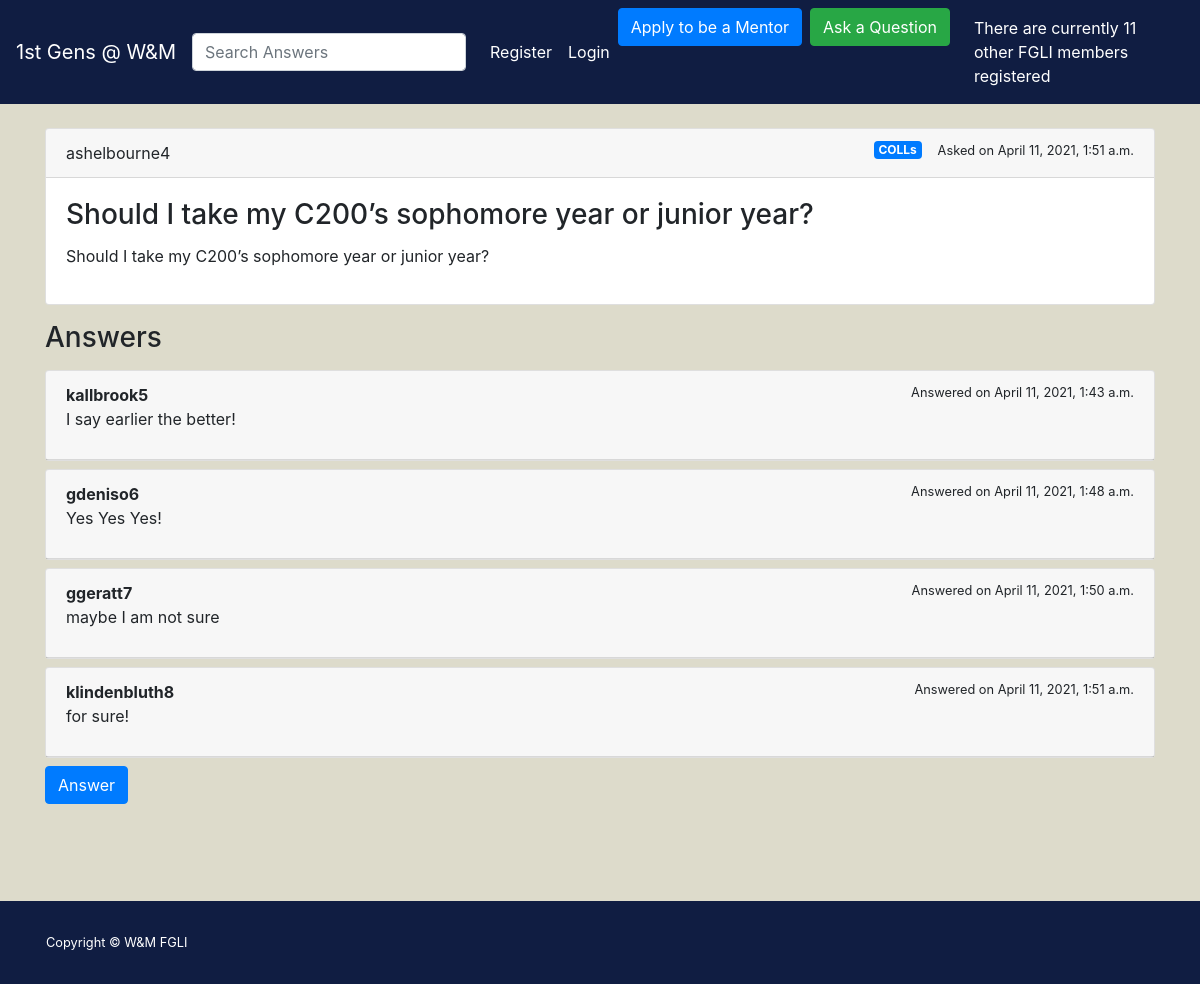
Screenshot of /network/5/ with the database file from the repository.
### network/models.py (models this page shows, shortened)
class Question(models.Model):
    user = models.ForeignKey(User, on_delete=models.CASCADE, related_name='questions', null=True)
    title = models.CharField(max_length=100, null=True)
    category = models.CharField(max_length=50, null=True)
    question = models.CharField(max_length=10000, null=False, default="Sample question")
    datetime = models.DateTimeField(auto_now=True)
    answers_tot = models.IntegerField(default=0)

class Answer(models.Model):
    user = models.ForeignKey(User, on_delete=models.CASCADE, related_name='answers', null=True)
    question = models.ForeignKey(Question, on_delete=models.CASCADE, related_name='answers', null=True)
    answer = models.CharField(max_length=1000)
    datetime = models.DateTimeField(auto_now=True)

### network/views.py (the view)
# urls.py: path('<int:q_id>/', views.specific_question, name="spec_question"),
def specific_question(request, q_id):
	answers = Answer.objects.filter(question = q_id)
	return render(request, 'network/question.html', {'question':Question.objects.get(id=q_id), 'answers': answers})

### network/templatetags/tt.py (called while the page is built)
@register.filter(name='usercount')
def usercount(req):
    ct = User.objects.filter()
    return ct.count()

### network/templates/network/question.html
{% extends "network/basic.html" %}
{% block content %}
	<div class="container">
		<div class="card">
			<div class="card-header">
				<span>{{ question.user }}</span>
				<small class="ml-3 float-right">Asked on {{ question.datetime }}</small>
				<span class="badge badge-primary float-right">{{ question.category }}</span>
			</div>
			<div class="card-body">
				<h3 class="card-title">{{ question.title }}</h3>
				<p>{{ question.question }}</p>
			</div>
		</div>
		{% if answers %}
			<h3 class="mt-3 mb-3">Answers</h3>
		{% endif %}
		{% for answer in answers %}
		<div class="card mt-2">
			<div class="card-header">
				<span><b>{{ answer.user }}</b></span>
				<small class="ml-3 float-right">Answered on {{ answer.datetime }}</small>
				<p>{{ answer.answer }}</p>
			</div>
		</div>
		{% endfor %}
		<a class="btn btn-primary mt-2" role="button" href="{% url 'answers' q_id=question.id %}">Answer</a>
	</div>
{% endblock %}

### rows the page displays
Question: user "ashelbourne4", datetime "April 11, 2021, 1:51 a.m.", category "COLLs", title "Should I take my C200’s sophomore year or junior year?", question "Should I take my C200’s sophomore year or junior year?"
Answer: user "kallbrook5", datetime "April 11, 2021, 1:43 a.m.", answer "I say earlier the better!"
Answer: user "gdeniso6", datetime "April 11, 2021, 1:48 a.m.", answer "Yes Yes Yes!"
Answer: user "ggeratt7", datetime "April 11, 2021, 1:50 a.m.", answer "maybe I am not sure"
Answer: user "klindenbluth8", datetime "April 11, 2021, 1:51 a.m.", answer "for sure!"

### other values shown
{{ all_questions|usercount }} "11"
